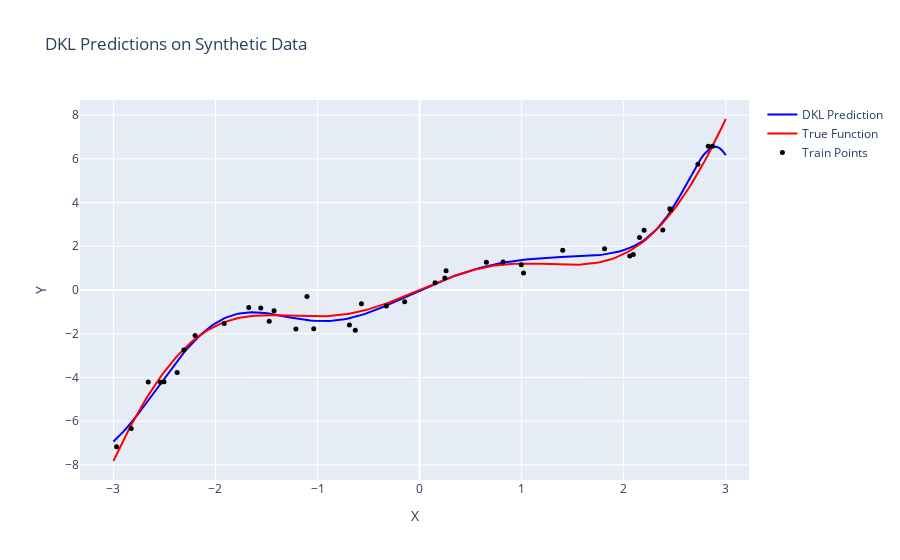

This figure's notebook cell:
### Code cell
# Convert to tensors
train_x = torch.tensor(X_train, dtype=torch.float32)
train_y = torch.tensor(y_train, dtype=torch.float32)
test_x = torch.tensor(X_test, dtype=torch.float32)
test_y = torch.tensor(y_test_true, dtype=torch.float32)

# Define DNN feature extractor
class FeatureExtractor(nn.Module):
    def __init__(self):
        super(FeatureExtractor, self).__init__()
        self.fc1 = nn.Linear(1, 8)
        self.fc2 = nn.Linear(8, 4)
        self.fc3 = nn.Linear(4, 2)
        self.activation = nn.Softplus()
    
    def forward(self, x):
        x = self.activation(self.fc1(x))
        x = self.activation(self.fc2(x))
        x = self.fc3(x)
        return x

# Define DKL model
class DKLModel(gpytorch.models.ExactGP):
    def __init__(self, train_x, train_y, likelihood):
        super(DKLModel, self).__init__(train_x, train_y, likelihood)
        self.feature_extractor = FeatureExtractor()
        self.mean_module = gpytorch.means.ConstantMean()
        self.covar_module = gpytorch.kernels.ScaleKernel(gpytorch.kernels.RBFKernel())
    
    def forward(self, x):
        projected_x = self.feature_extractor(x)
        mean_x = self.mean_module(projected_x)
        covar_x = self.covar_module(projected_x)
        return gpytorch.distributions.MultivariateNormal(mean_x, covar_x)



# Initialize likelihoods and models
dkl_likelihood = gpytorch.likelihoods.GaussianLikelihood()
dkl_model = DKLModel(train_x, train_y, dkl_likelihood)

# Training parameters
training_iterations = 500

# Train DKL model
dkl_model.train()
dkl_likelihood.train()
optimizer = torch.optim.Adam([
    {'params': dkl_model.feature_extractor.parameters()},
    {'params': dkl_model.covar_module.parameters()},
    {'params': dkl_model.mean_module.parameters()},
    {'params': dkl_likelihood.parameters(), 'lr': 0.05},
], lr=0.1)
mll = gpytorch.mlls.ExactMarginalLogLikelihood(dkl_likelihood, dkl_model)
scheduler = torch.optim.lr_scheduler.StepLR(optimizer, step_size=100, gamma=0.5)

for i in range(training_iterations):
    optimizer.zero_grad()
    output = dkl_model(train_x)
    loss = -mll(output, train_y)
    loss.backward()
    optimizer.step()
    scheduler.step()


# Evaluate models
dkl_model.eval()
dkl_likelihood.eval()

with torch.no_grad(), gpytorch.settings.fast_pred_var():
    dkl_pred = dkl_likelihood(dkl_model(test_x))

dkl_pred = dkl_pred.mean.numpy()
true_y = test_y.numpy()

# Create interactive plots
fig = go.Figure()

# DKL predictions
fig.add_trace(go.Scatter(x=X_test.ravel(), y=dkl_pred, mode='lines', name='DKL Prediction', line=dict(color='blue')))

# True function
fig.add_trace(go.Scatter(x=X_test.ravel(), y=true_y, mode='lines', name='True Function', line=dict(color='red')))

# Training points
fig.add_trace(go.Scatter(x=train_x.numpy().ravel(), y=train_y.numpy(), mode='markers', name='Train Points', marker=dict(color='black', size=5)))

fig.update_layout(title='DKL Predictions on Synthetic Data', xaxis_title='X', yaxis_title='Y')
fig.show()

# also plot using matplotlib
plt.figure(figsize=(8,5))
plt.plot(X_test, dkl_pred, 'b', label='DKL Prediction')
plt.plot(X_test, true_y, 'r--', label='True function')
plt.scatter(X_train, y_train, c='k', label='Train data')
plt.title("Deep Kernel Learning (DKL) Predictions")
plt.legend()
plt.show()

### Figure 1 — Plotly figure (JSON) as saved in the notebook; plotly's stock layout.template omitted (floating-point values rounded to 4 significant figures; data arrays with more than 128 entries replaced by an {"elided": "..."} marker saying what was removed)
{"data": [{"line": {"color": "blue"}, "mode": "lines", "name": "DKL Prediction", "type": "scatter", "x": {"elided": "200 float values"}, "y": {"elided": "200 float values"}}, {"line": {"color": "red"}, "mode": "lines", "name": "True Function", "type": "scatter", "x": {"elided": "200 float values"}, "y": {"elided": "200 float values"}}, {"marker": {"color": "black", "size": 5}, "mode": "markers", "name": "Train Points", "type": "scatter", "x": [-2.31, 0.6544, -2.2, -1.556, -1.037, 2.155, 0.9965, 0.247, -2.826, 1.402, -0.6303, 1.812, -1.473, -2.659, 2.2, -1.674, -0.5701, -1.103, -2.54, 2.059, 2.094, 2.829, -0.6877, 2.727, -0.3254, 1.018, -2.505, 2.383, -1.212, -1.426, -2.969, 0.2592, -0.1464, 0.8182, 2.869, 2.452, 2.461, 0.1515, -2.376, -1.915], "y": [-2.744, 1.272, -2.084, -0.825, -1.774, 2.405, 1.154, 0.5535, -6.335, 1.822, -1.846, 1.881, -1.425, -4.204, 2.731, -0.7963, -0.633, -0.301, -4.221, 1.559, 1.625, 6.575, -1.598, 5.75, -0.7316, 0.7832, -4.191, 2.74, -1.786, -0.9498, -7.175, 0.8842, -0.5402, 1.285, 6.57, 3.717, 3.671, 0.3356, -3.768, -1.537]}], "layout": {"title": {"text": "DKL Predictions on Synthetic Data"}, "xaxis": {"title": {"text": "X"}}, "yaxis": {"title": {"text": "Y"}}}}
